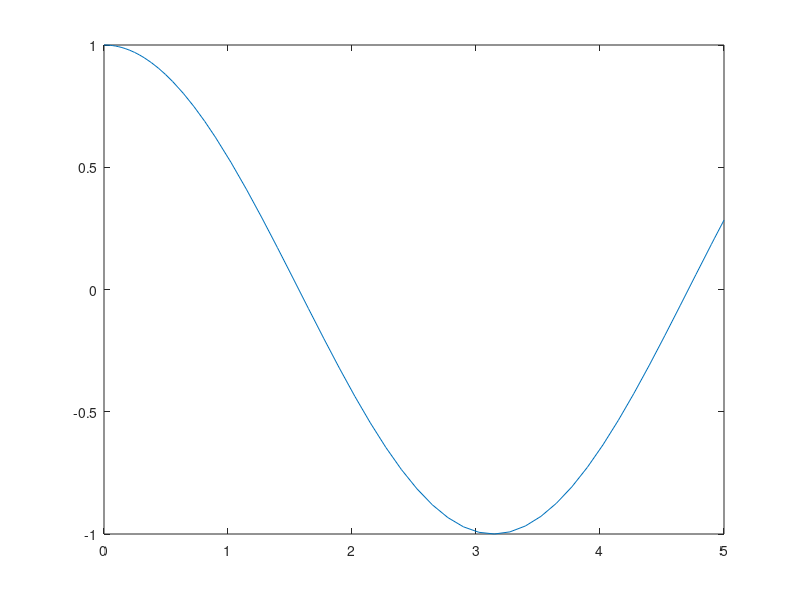

The MATLAB source for this figure:
%% Trying to solve y''+y=0 with Newton
clear all, close all

%% First with ode45 as a baseline
dom = [0,5]; IC = [1;0];
f = @(t,x) [x(2); -x(1)];
[t,x] = ode45(f,dom,IC);
plot(t,x(:,1))

%% Now with Newton
